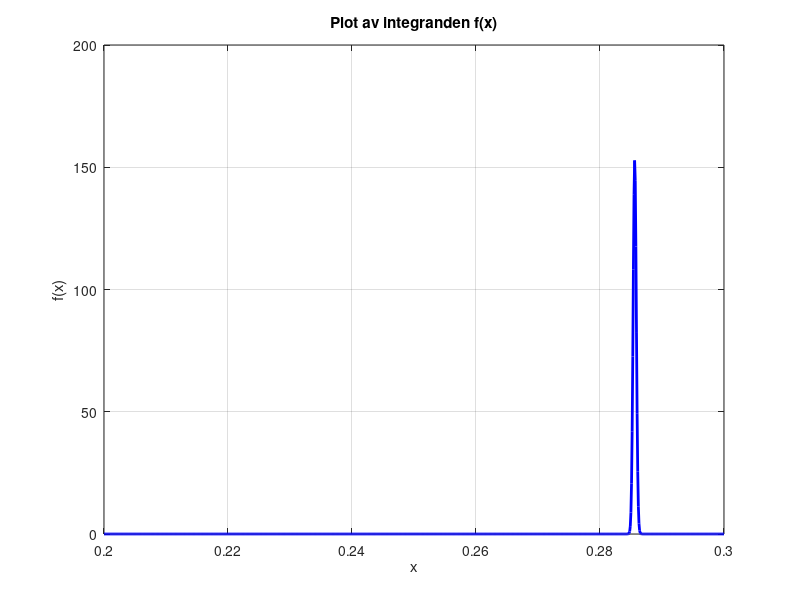

MATLAB code for this plot:
% Uppgift 7a: Beräkning av integralen med quad och integral
clear; clc;

fprintf('\n\n Uppgift 7a - Numerisk integration med quad och integral: \n\n');

% Definiera integranden f(x)
f = @(x) 153 * exp(-((11*x - pi) / 0.004).^2);

% Integrationsgränser
a = 0.2;
b = 0.3;

fprintf("a: %.2f\n", a)
fprintf("b: %.2f\n\n", b)

% plot - ser en tydlilg topp mellan 0 och 1
x = linspace(a, b, 1000);
y = f(x);

figure;
plot(x, y, 'b-', 'LineWidth', 2);
xlabel('x');
ylabel('f(x)');
title('Plot av integranden f(x)');
grid on;

% studera toppen, printa xvärdet för maxvärdet
[max_y, max_index] = max(y);
max_x = x(max_index);
fprintf('Maxvärdet av f(x) är %.2e och uppnås vid x = %.5f\n\n', max_y, max_x);





% Beräkna integralen med quad (äldre)
I_quad = quad(f, a, b, 1e-9);

% Beräkna integralen med integral (nyare)
I_integral = integral(f, a, b, 'RelTol', 1e-9, 'AbsTol', 1e-12);

% Beräkna skillnaden mellan metoderna
difference = abs(I_quad - I_integral);

% Skriv ut resultaten
fprintf('Resultat från quad():     %.15e\n', I_quad);
fprintf('Resultat från integral(): %.15e\n', I_integral);
fprintf('Skillnad mellan metoderna: %.15e\n', difference);
fprintf('Skillnad mellan metoderna är alltså väldigt liten\n');


% Kontrollera om skillnaden är acceptabel
if difference < 1e-8
    fprintf('Metoderna ger överensstämmande resultat med minst 8 korrekta siffror.\n');
else
    fprintf('Varning! Metoderna skiljer sig mer än tillåtet fel på 10^-8.\n');
end

% Spara resultaten i en textfil
fileID = fopen('question7a_results.txt', 'w');
fprintf(fileID, 'Resultat från quad():     %.15e\n', I_quad);
fprintf(fileID, 'Resultat från integral(): %.15e\n', I_integral);
fprintf(fileID, 'Skillnad mellan metoderna: %.15e\n', difference);
fprintf(fileID, 'Skillnad mellan metoderna är alltså väldigt liten\n');

fclose(fileID);

fprintf('\nResultatet har sparats i question7a_results.txt\n');



